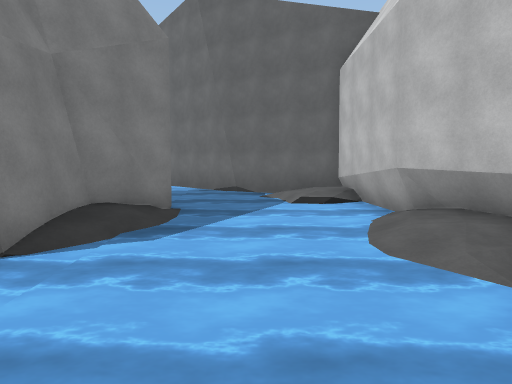
[1] (above)

16 first-person views from a walk through a scene from a Unity 3-D project. The camera is 1.4 m above the floor, tilts 6° down and sees 75° across. The floor is counted in squares, 2 m on a side. Each view is taken from the middle of a square. On the plan, view 1 faces up. The plan holds only what a view shows up to about 10 squares ahead; the rest is blank. The place goes on beyond the plan. The player is left out. Some surface patterns are stand-ins.

[2]
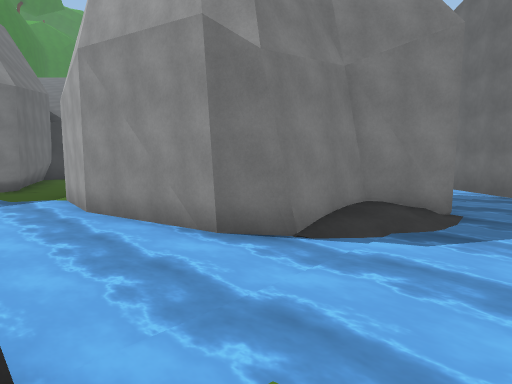

[3]
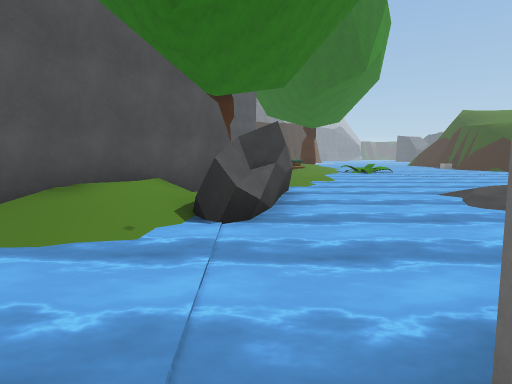

[4]
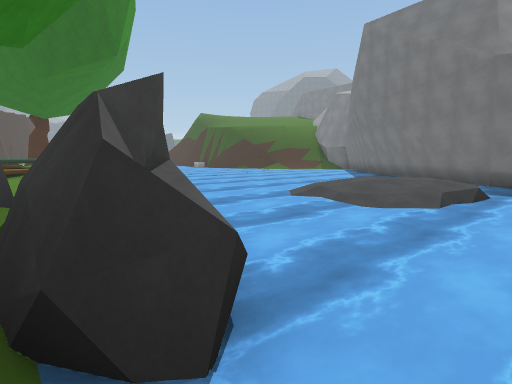

[5]
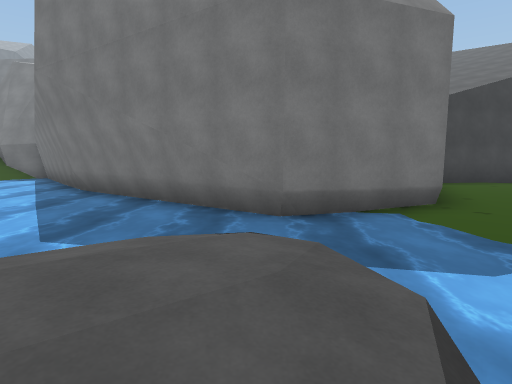

[6]
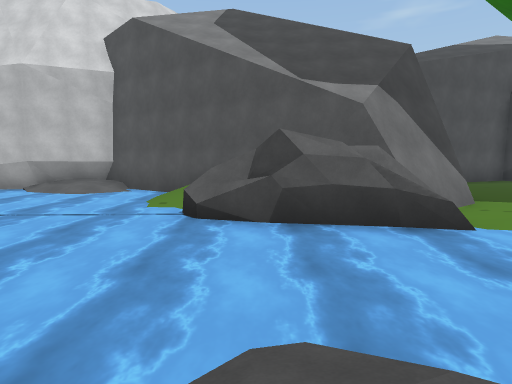

[7]
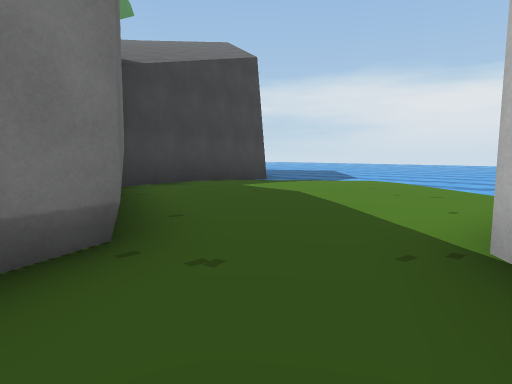

[8]
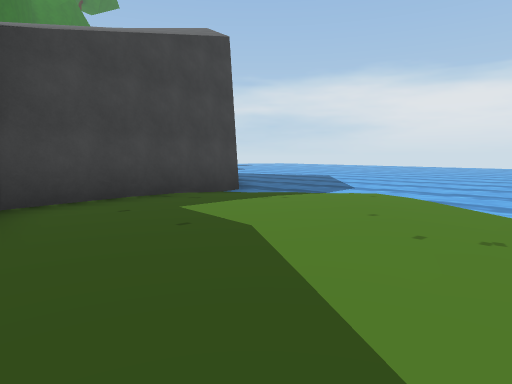

[9]
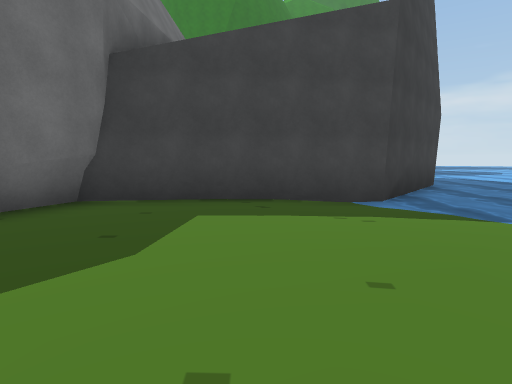

[10]
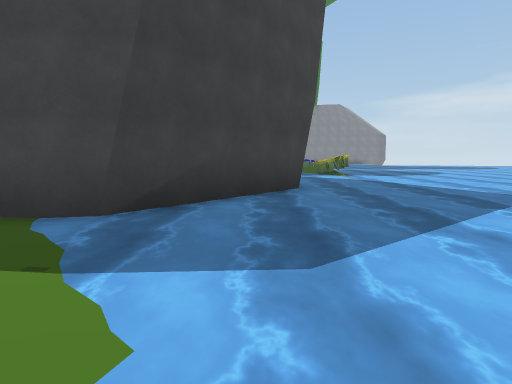

[11]
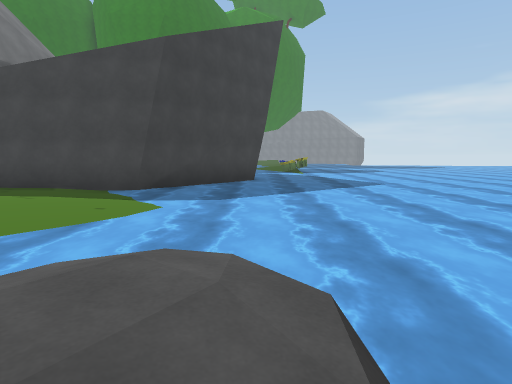

[12]
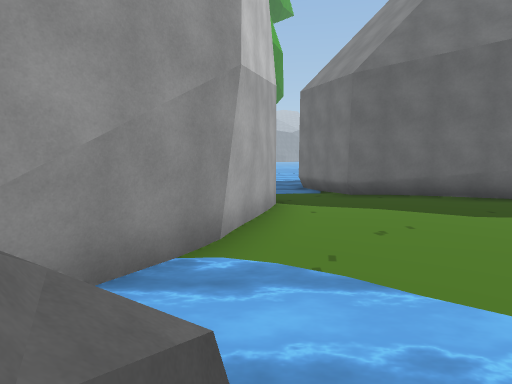

[13]
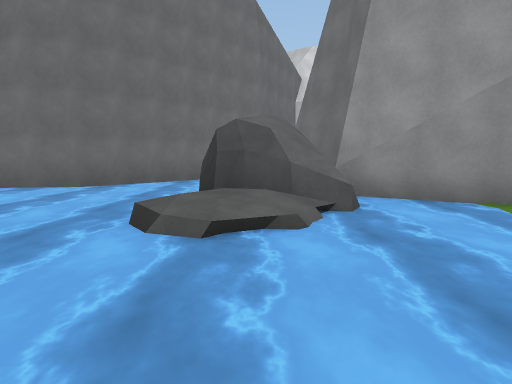

[14]
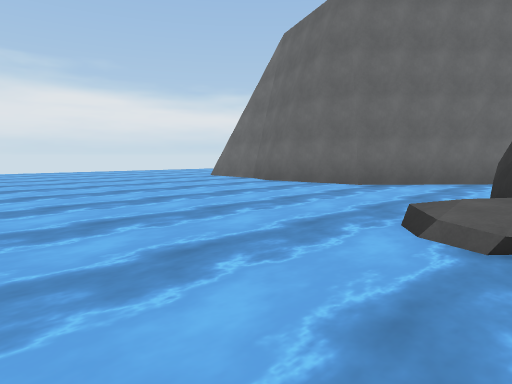

[15]
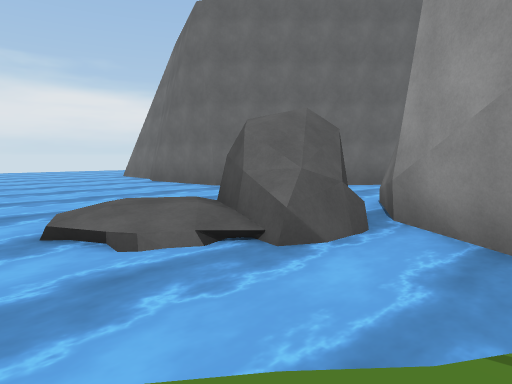

[16]
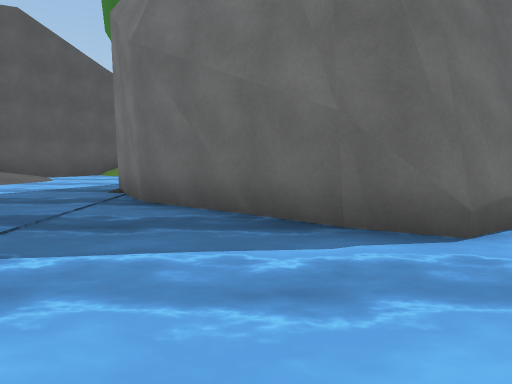

### Floor plan
Key: @ floor where view 1 was taken; # wall or solid block; . floor; / step, stairs or slope; = window, fence, low wall or low ledge; ~ water the walk can cross; ≈ water the walk keeps out of; ^ raised ledge; O other object.
Columns run from 22 left of view 1 to 3 right of it. Each row starts with its distance up from view 1.
 16 ≈≈≈ ≈≈≈≈≈ ≈≈≈≈≈≈#
 15 ≈≈≈≈≈≈≈≈≈≈≈≈≈≈≈≈≈
 14 ≈≈≈≈≈≈≈≈≈≈≈≈≈≈≈≈≈##
 13 ~~~~~~~~~~~~~~~~~~##
 12 ~~~~~~~~~~~~~~~~~~~##
 11  ~ ≈~~~~~~~~≈/.O~~~~##
 10    ##~~~~~~~//OO~~~~~##
  9     ##~~~..~~OO###~~~~###
  8      ##.....~~~# ##≈~~~/#
  7       #......~##  ###~~≈#
  6       #......##    ##~~~##
  5       ##.....#     #/~~≈.#
  4        #.....#     #/~~≈/#
  3        ###...#  ####~~~~/#
  2          ###..≈##~~~~~~~##
  1            #~~~~~~~~~~/~#
  0            #~~~≈~~~~^/@##
 -1           ##≈≈///~~~#/##
 -2           #≈≈≈///~~~#/#
 -3          ##≈≈≈≈//~~≈###
 -4         ##≈≈≈≈≈≈≈≈≈≈=#
 -5        ##≈≈≈ ≈≈≈≈≈≈. ##
 -6       ##≈≈≈  ≈≈≈≈≈≈

Where each view was taken, in squares from view 1:
view 1: 0 up, 0 right, facing up
view 2: 0 up, 0 right, facing up-left
view 3: 4 up, 2 left, facing down
view 4: 1 up, 1 left, facing down-left
view 5: 1 down, 6 left, facing left
view 6: 1 down, 7 left, facing right
view 7: 1 up, 9 left, facing up-left
view 8: 3 up, 10 left, facing up-left
view 9: 6 up, 10 left, facing left
view 10: 10 up, 12 left, facing left
view 11: 11 up, 8 left, facing left
view 12: 10 up, 9 left, facing down
view 13: 10 up, 13 left, facing right
view 14: 10 up, 13 left, facing up-right
view 15: 7 up, 11 left, facing up-right
view 16: 12 up, 4 left, facing down
